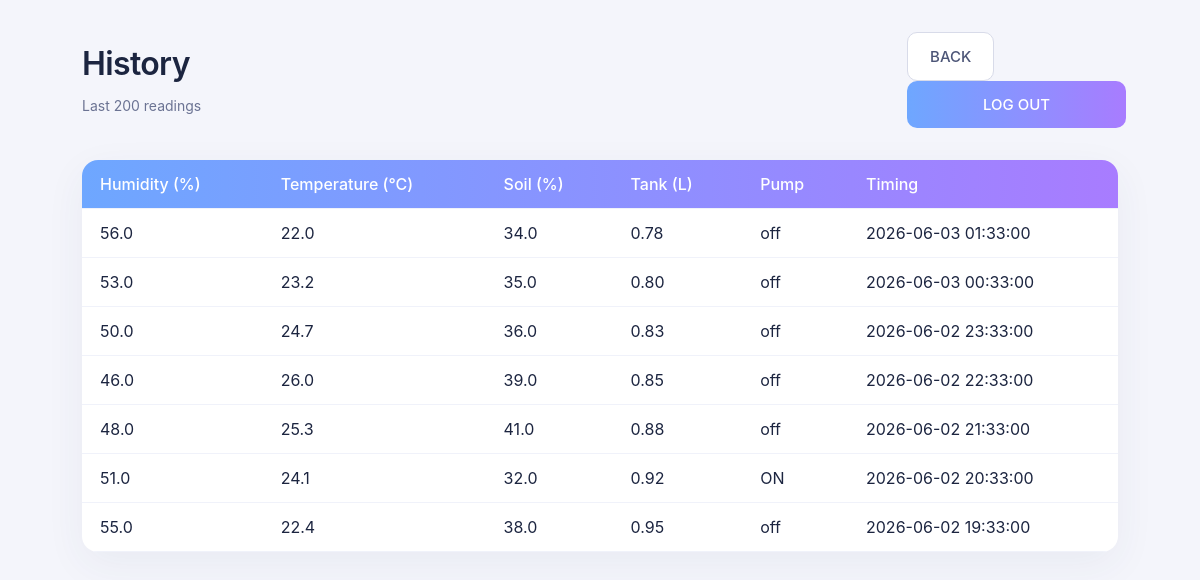
The app's page /history.php (signed in) with its own data.
### tables this page shows
CREATE TABLE readings (
  id           BIGINT AUTO_INCREMENT PRIMARY KEY,
  pot_code     VARCHAR(64) NOT NULL,
  temperature  DECIMAL(5,1),
  humidity     DECIMAL(5,1),
  soil         DECIMAL(5,1),
  light        INT,
  tank         DECIMAL(4,2),
  pump         TINYINT(1) DEFAULT 0,
  recorded_at  DATETIME DEFAULT CURRENT_TIMESTAMP,
  INDEX idx_pot_time (pot_code, recorded_at)
);

### config.php (called while the page is built, shortened)
<?php
function db(): PDO {
    static $pdo = null;
    if ($pdo === null) {
        $dsn = 'mysql:host=' . DB_HOST . ';dbname=' . DB_NAME . ';charset=utf8mb4';
        $pdo = new PDO($dsn, DB_USER, DB_PASS, [
            PDO::ATTR_ERRMODE => PDO::ERRMODE_EXCEPTION,
            PDO::ATTR_DEFAULT_FETCH_MODE => PDO::FETCH_ASSOC,
        ]);
    }
    return $pdo;
}
function h(?string $s): string {
    return htmlspecialchars($s ?? '', ENT_QUOTES, 'UTF-8');
}

### history.php (the view, shortened to what this page needs)
<?php
require_once __DIR__ . '/config.php';
$user = require_login();
$stmt = db()->prepare(
    'SELECT * FROM readings WHERE pot_code = ?
     ORDER BY recorded_at DESC LIMIT 200'
);
$stmt->execute([$user['pot_code']]);
$rows = $stmt->fetchAll();
?>
<!doctype html>
<html lang="en">
<head>
  <link rel="stylesheet" href="assets/style.css">
</head>
<body class="dashboard">
  <header>
    <div><h1>History</h1><p class="muted">Last 200 readings</p></div>
    <nav>
      <a class="btn ghost"   href="dashboard.php">BACK</a>
      <a class="btn primary" href="logout.php">LOG OUT</a>
    </nav>
  </header>
  <table class="history">
    <thead>
      <tr>
        <th>Humidity (%)</th>
        <th>Temperature (&deg;C)</th>
        <th>Soil (%)</th>
        <th>Tank (L)</th>
        <th>Pump</th>
        <th>Timing</th>
      </tr>
    </thead>
    <tbody>
      <?php foreach ($rows as $r): ?>
        <tr>
          <td><?= h(number_format((float)$r['humidity'], 1)) ?></td>
          <td><?= h(number_format((float)$r['temperature'], 1)) ?></td>
          <td><?= h(number_format((float)$r['soil'], 1)) ?></td>
          <td><?= h(number_format((float)$r['tank'], 2)) ?></td>
          <td><?= $r['pump'] ? 'ON' : 'off' ?></td>
          <td><?= h($r['recorded_at']) ?></td>
        </tr>
      <?php endforeach; ?>
    </tbody>
  </table>
</body>
</html>

### assets/style.css (style rules this page uses)
* { box-sizing: border-box; }
body { font-family: 'Inter', -apple-system, BlinkMacSystemFont, 'Segoe UI', sans-serif; margin: 0; background: #f4f5fb; color: #1c2540; }
h1 { font-weight: 600; margin: 0 0 0.5rem; letter-spacing: -0.02em; }
.muted { color: #6b7393; font-size: 14px; }
.btn { display: inline-block; padding: 14px 22px; border: none; border-radius: 10px; font-size: 15px; font-weight: 500; cursor: pointer; text-decoration: none; text-align: center; transition: transform .1s, opacity .15s; }
.btn.primary { color: white; background: linear-gradient(90deg, #6ea7ff 0%, #a87cff 100%); width: 100%; }
.btn.ghost { color: #4c5577; background: white; border: 1px solid #d8dbe9; }
body.dashboard { padding: 32px; max-width: 1100px; margin: 0 auto; }
body.dashboard header { display: flex; justify-content: space-between; align-items: flex-end; flex-wrap: wrap; gap: 16px; margin-bottom: 32px; }
body.dashboard nav .btn { margin-left: 8px; }
.history { width: 100%; border-collapse: collapse; background: white; border-radius: 16px; overflow: hidden; box-shadow: 0 12px 40px rgba(50, 60, 110, 0.06); }
.history th, .history td { padding: 14px 18px; text-align: left; border-bottom: 1px solid #f0f2fa; }
.history thead { background: linear-gradient(90deg, #6ea7ff 0%, #a87cff 100%); color: white; }
.history th { font-weight: 500; }

### records on screen
readings: humidity "56.0", temperature "22.0", soil "34.0", tank "0.78", pump "off", recorded_at "2026-06-03 01:33:00"
readings: humidity "53.0", temperature "23.2", soil "35.0", tank "0.80", pump "off", recorded_at "2026-06-03 00:33:00"
readings: humidity "50.0", temperature "24.7", soil "36.0", tank "0.83", pump "off", recorded_at "2026-06-02 23:33:00"
readings: humidity "46.0", temperature "26.0", soil "39.0", tank "0.85", pump "off", recorded_at "2026-06-02 22:33:00"
readings: humidity "48.0", temperature "25.3", soil "41.0", tank "0.88", pump "off", recorded_at "2026-06-02 21:33:00"
readings: humidity "51.0", temperature "24.1", soil "32.0", tank "0.92", pump "ON", recorded_at "2026-06-02 20:33:00"
readings: humidity "55.0", temperature "22.4", soil "38.0", tank "0.95", pump "off", recorded_at "2026-06-02 19:33:00"
